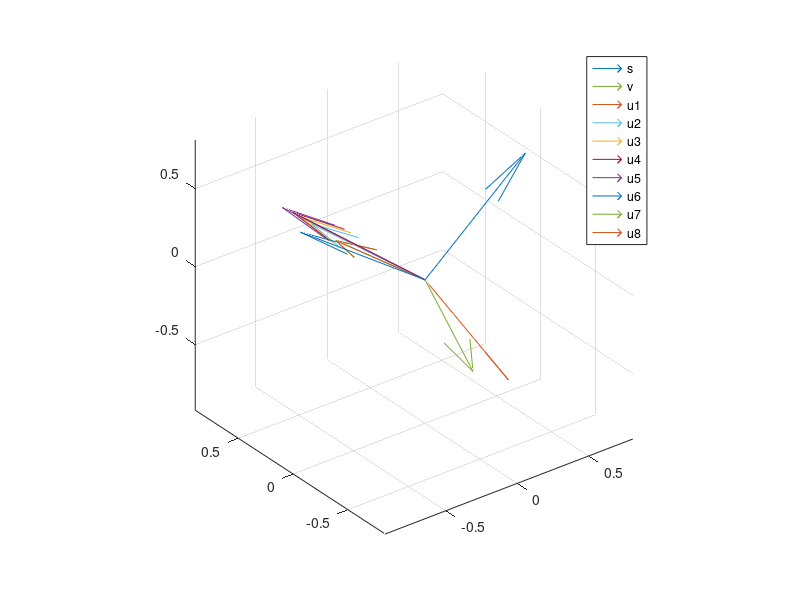

This chart was generated by the following MATLAB code:
%%
%CS270 HW1
%2.3
%Jiaying Shi
%SID:24978491
%shijy07@berkeley.edu
%%
phi=[0, pi/12,pi/8,pi/6,pi/4,pi/2,pi,1.5*pi];
n=length(phi);
s=rand(3,1)-0.5;
s=s/norm(s);
S=[0 -1*s(3) s(2);s(3) 0 -1*s(1); -1*s(2) s(1) 0];
v=rand(3,1)-0.5;
v=v/norm(v);
figure;
quiver3(0,0,0,s(1),s(2),s(3));
hold on;
quiver3(0,0,0,v(1),v(2),v(3));
hold on;
for i=1:n
    R=eye(3)+sin(phi(i))*S+(1-cos(phi(i)))*S*S;
    u=R*v;
    quiver3(0,0,0,u(1),u(2),u(3));
    stri=num2str(i);
    strl=['u',stri];
    legend(strl);
    hold on;
end
legend('s','v','u1','u2',...
    'u3','u4','u5','u6','u7','u8');

hold off;
axis equal;